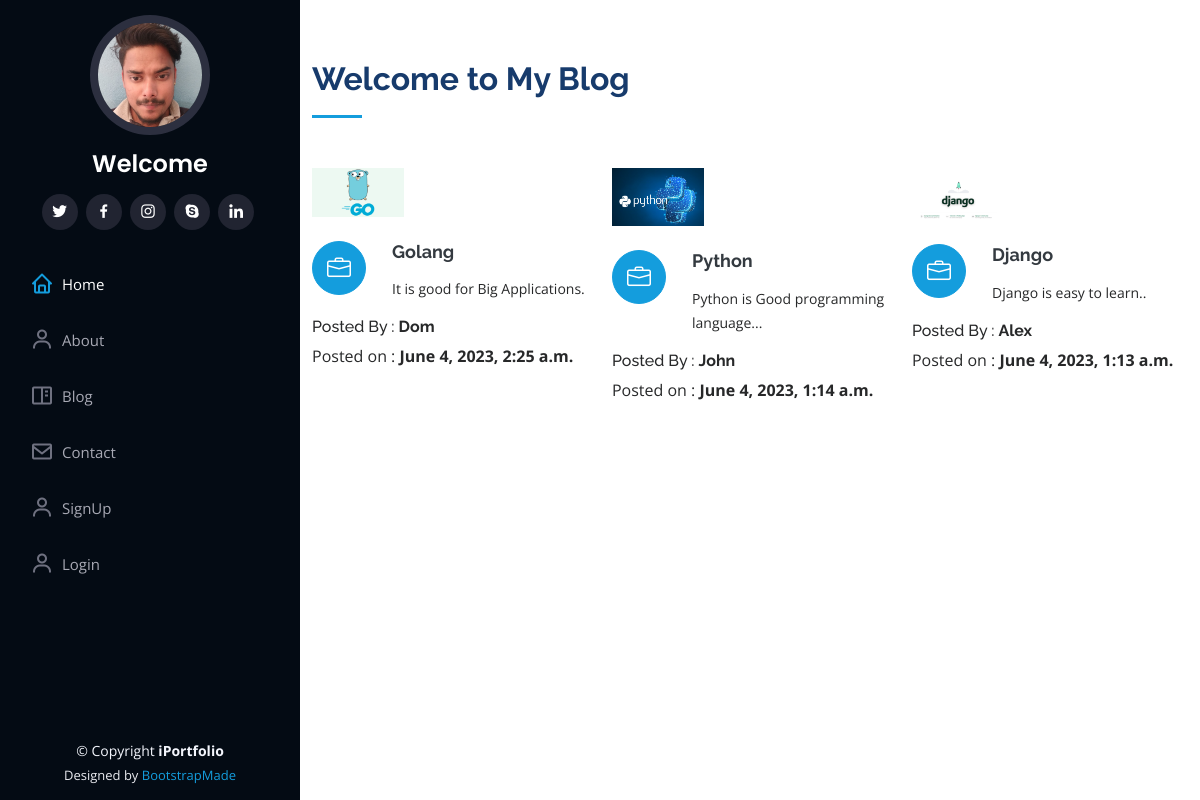
Page /blog on the committed database.
### home/models.py (models this page shows, shortened)
class Blog(models.Model):
    title=models.CharField(max_length=60)
    description=models.TextField()
    authname=models.CharField(max_length=15)
    img=models.ImageField(upload_to='blog',blank=True,null=True)
    timeStamp=models.DateTimeField(auto_now_add=True,blank=True)

### home/views.py (the view)
# urls.py: path('blog', handleblog, name='handleblog'),
def handleblog(request):
    views = {}
    views['posts'] = Blog.objects.all()
    return render(request, 'handleblog.html', views)

### templates/handleblog.html (shortened to what this page needs)
{% extends 'base.html' %}
{% load static %}
{% block content %}
<section id="services" class="services">
      <div class="container">
        <div class="section-title">
          <h2>Welcome to My Blog</h2>
        </div>
        <div class="row">
            {% for post in posts reversed %}
          <div class="col-lg-4 col-md-6 icon-box" data-aos="fade-up">
              <div class="col-lg-4" data-aos="fade-right">
            <img src="{{post.img.url}}" class="img-fluid" alt="no-image">
          </div>
              <br>
            <div class="icon"><i class="bi bi-briefcase"></i></div>
            <h4 class="title"><a href="">{{post.title}}</a></h4>
            <p class="description">{{post.description}}</p>
              <h6>Posted By : <b>{{post.authname}}</b></h6>
              <p>Posted on : <b>{{post.timeStamp}}</b></p>
          </div>
            {% endfor %}
        </div>
      </div>
    </section>
{% endblock %}

### templates/base.html (shortened to what this page needs)
<!DOCTYPE html>
{% load static %}
<html lang="en">
<head>
  <link href="{% static 'assets/vendor/aos/aos.css' %}" rel="stylesheet">
  <link href="{% static 'assets/vendor/bootstrap/css/bootstrap.min.css' %}" rel="stylesheet">
  <link href="{% static 'assets/vendor/bootstrap-icons/bootstrap-icons.css' %}" rel="stylesheet">
  <link href="{% static 'assets/vendor/boxicons/css/boxicons.min.css' %}" rel="stylesheet">
  <link href="{% static 'assets/vendor/glightbox/css/glightbox.min.css' %}" rel="stylesheet">
  <link href="{% static 'assets/vendor/swiper/swiper-bundle.min.css' %}" rel="stylesheet">
  <link href="{% static 'assets/css/style.css' %}" rel="stylesheet">
</head>
<body>
  <header id="header">
    <div class="d-flex flex-column">
      <div class="profile">
        <img src="{% static 'assets/img/profile.jpg' %}" alt="" class="img-fluid rounded-circle">
        <h1 class="text-light"><a href="index.html">Welcome {{user.username}}</a></h1>
        <div class="social-links mt-3 text-center">
          <a href="#" class="twitter"><i class="bx bxl-twitter"></i></a>
          <a href="#" class="facebook"><i class="bx bxl-facebook"></i></a>
          <a href="#" class="instagram"><i class="bx bxl-instagram"></i></a>
          <a href="#" class="google-plus"><i class="bx bxl-skype"></i></a>
          <a href="#" class="linkedin"><i class="bx bxl-linkedin"></i></a>
        </div>
      </div>
      <nav id="navbar" class="nav-menu navbar">
        <ul>
          <li><a href="/" class="nav-link scrollto active"><i class="bx bx-home"></i> <span>Home</span></a></li>
          <li><a href="/about" class="nav-link scrollto"><i class="bx bx-user"></i> <span>About</span></a></li>
          <li><a href="/blog" class="nav-link scrollto"><i class="bx bx-book-content"></i> <span>Blog</span></a></li>
          <li><a href="/contact" class="nav-link scrollto"><i class="bx bx-envelope"></i> <span>Contact</span></a></li>
          {% if not request.user.is_authenticated %}
          <li><a href="/auth/signup" class="nav-link scrollto"><i class="bx bx-user"></i> <span>SignUp</span></a></li>
          <li><a href="/auth/login" class="nav-link scrollto"><i class="bx bx-user"></i> <span>Login</span></a></li>
          {% else %}
          <li><a href="/auth/logout" class="nav-link scrollto"><i class="bx bx-user"></i> <span>Logout</span></a></li>
          {% endif %}
        </ul>
      </nav>
    </div>
  </header>
  <main id="main">
  {% block content %}
  		  {% endblock %}
      </main>
  <footer id="footer">
    <div class="container">
      <div class="copyright">
        &copy; Copyright <strong><span>iPortfolio</span></strong>
      </div>
      <div class="credits">
        Designed by <a href="https://bootstrapmade.com/">BootstrapMade</a>
      </div>
    </div>
  </footer>
</body>
</html>

### static/assets/css/style.css (style rules this page uses)
body { font-family: "Open Sans", sans-serif; color: #272829; }
a { color: #149ddd; text-decoration: none; }
h1, h2, h3, h4, h5, h6 { font-family: "Raleway", sans-serif; }
#header { position: fixed; top: 0; left: 0; bottom: 0; width: 300px; transition: all ease-in-out 0.5s; z-index: 9997; transition: all 0.5s; padding: 0 15px; background: #040b14; overflow-y: auto; }
#header .profile img { margin: 15px auto; display: block; width: 120px; border: 8px solid #2c2f3f; }
#header .profile h1 { font-size: 24px; margin: 0; padding: 0; font-weight: 600; -moz-text-align-last: center; text-align-last: center; font-family: "Poppins", sans-serif; }
#header .profile h1 a, #header .profile h1 a:hover { color: #fff; text-decoration: none; }
#header .profile .social-links a { font-size: 18px; display: inline-block; background: #212431; color: #fff; line-height: 1; padding: 8px 0; margin-right: 4px; border-radius: 50%; text-align: center; width: 36px; height: 36px; transition: 0.3s; }
#main { margin-left: 300px; }
.nav-menu { padding: 30px 0 0 0; }
.nav-menu * { margin: 0; padding: 0; list-style: none; }
.nav-menu>ul>li { position: relative; white-space: nowrap; }
.nav-menu a, .nav-menu a:focus { display: flex; align-items: center; color: #a8a9b4; padding: 12px 15px; margin-bottom: 8px; transition: 0.3s; font-size: 15px; }
.nav-menu a i, .nav-menu a:focus i { font-size: 24px; padding-right: 8px; color: #6f7180; }
.nav-menu a:hover, .nav-menu .active, .nav-menu .active:focus, .nav-menu li:hover>a { text-decoration: none; color: #fff; }
.nav-menu a:hover i, .nav-menu .active i, .nav-menu .active:focus i, .nav-menu li:hover>a i { color: #149ddd; }
section { padding: 60px 0; overflow: hidden; }
.section-title { padding-bottom: 30px; }
.section-title h2 { font-size: 32px; font-weight: bold; margin-bottom: 20px; padding-bottom: 20px; position: relative; color: #173b6c; }
.section-title h2::after { content: ""; position: absolute; display: block; width: 50px; height: 3px; background: #149ddd; bottom: 0; left: 0; }
.services .icon-box { margin-bottom: 20px; }
.services .icon { float: left; display: flex; align-items: center; justify-content: center; width: 54px; height: 54px; background: #149ddd; border-radius: 50%; transition: 0.5s; border: 1px solid #149ddd; }
.services .icon i { color: #fff; font-size: 24px; line-height: 0; }
.services .title { margin-left: 80px; font-weight: 700; margin-bottom: 15px; font-size: 18px; }
.services .title a { color: #343a40; }
.services .description { margin-left: 80px; line-height: 24px; font-size: 14px; }
#footer { padding: 15px; color: #f4f6fd; font-size: 14px; position: fixed; left: 0; bottom: 0; width: 300px; z-index: 9999; background: #040b14; }
#footer .copyright { text-align: center; }
#footer .credits { padding-top: 5px; text-align: center; font-size: 13px; color: #eaebf0; }

### rows in the picture
Blog: img (picture), title "Golang", description "It is good for Big Applications.", authname "Dom", timeStamp "June 4, 2023, 2:25 a.m."
Blog: img (picture), title "Python", description "Python is Good programming language...", authname "John", timeStamp "June 4, 2023, 1:14 a.m."
Blog: img (picture), title "Django", description "Django is easy to learn..", authname "Alex", timeStamp "June 4, 2023, 1:13 a.m."
